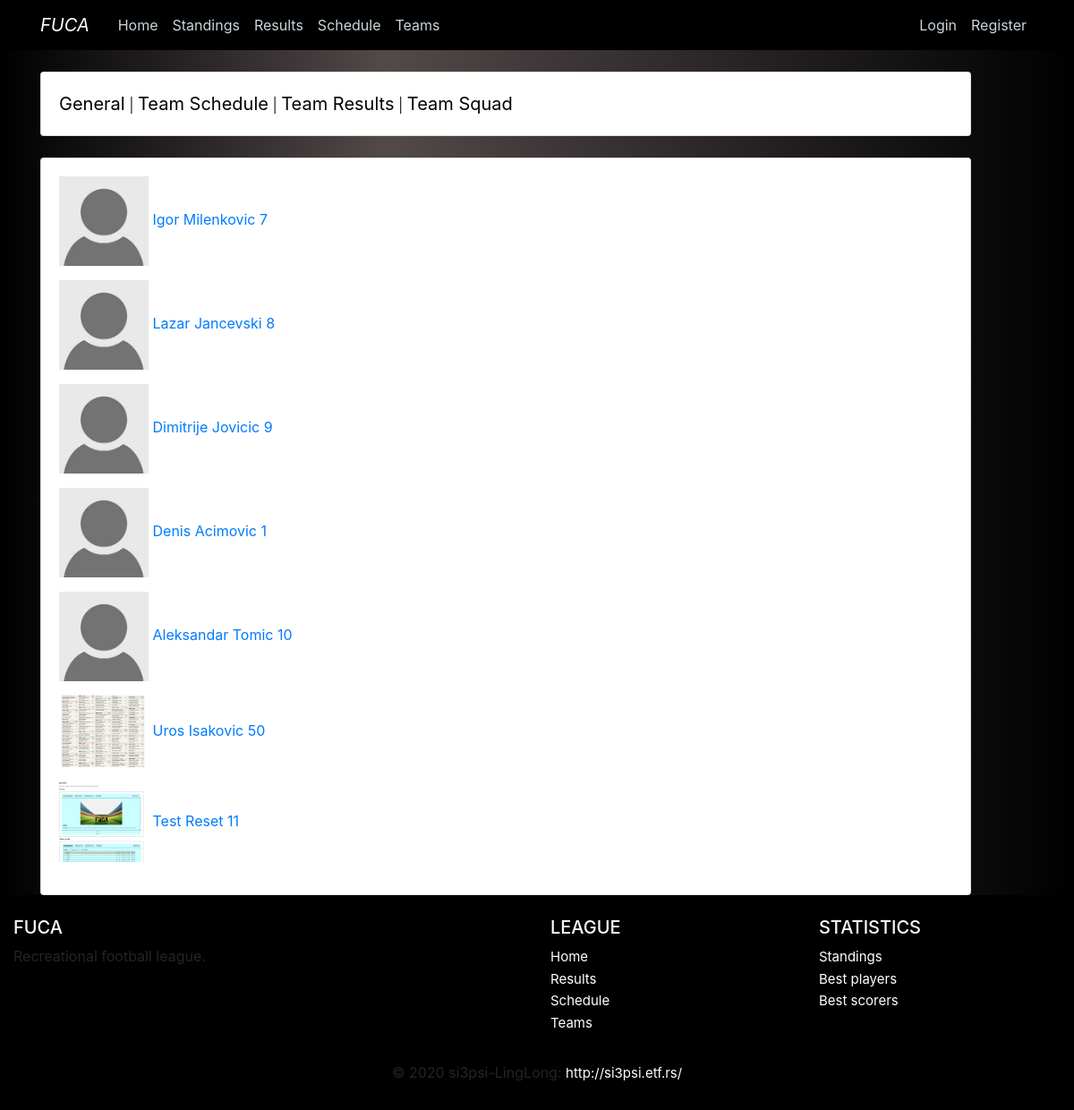
Page /teams/squad/1 on the earlier database version.
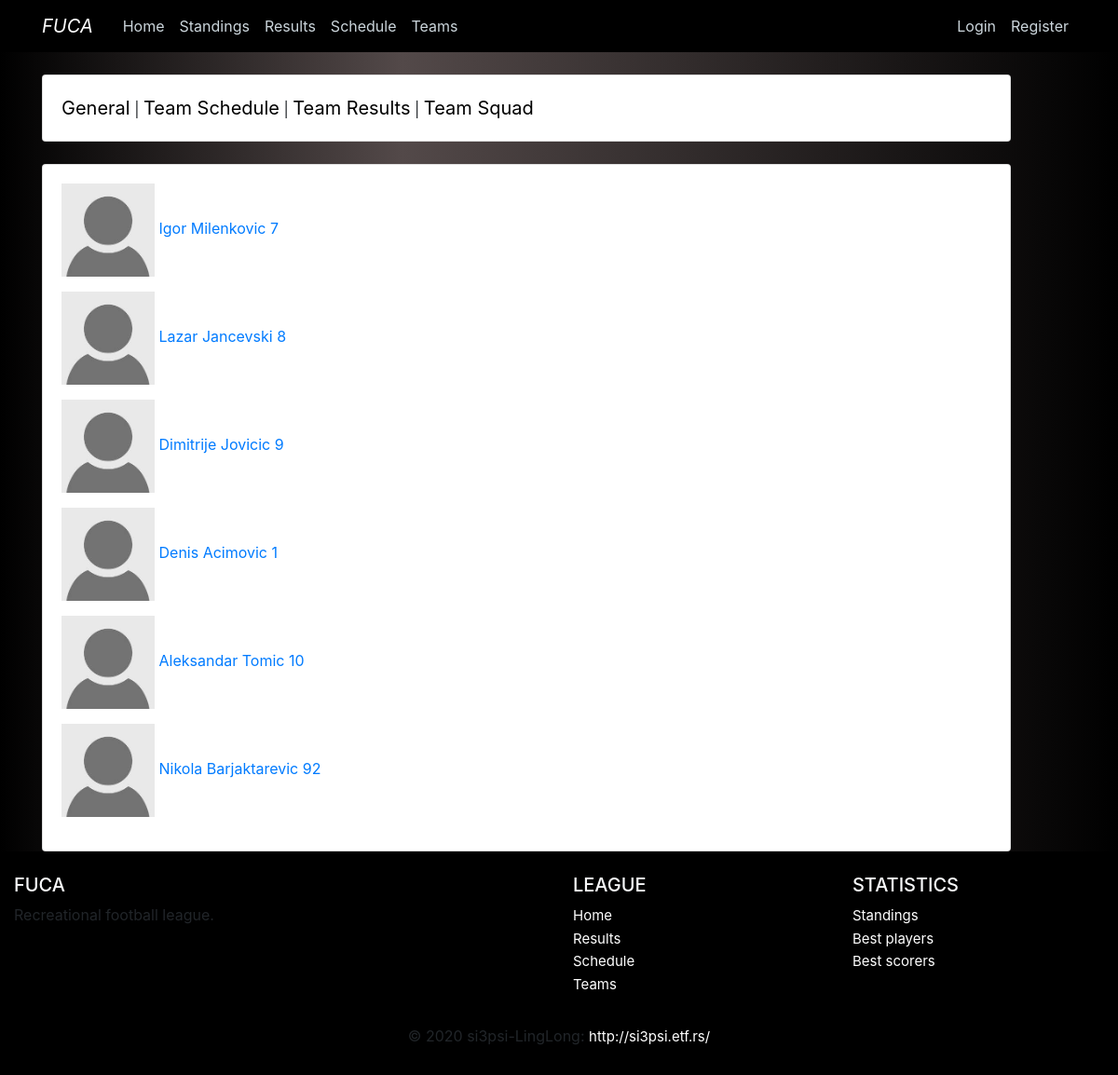
Same page on the later database version.
### fuca/models.py (models this page shows, shortened)
class Player(db.Model, UserMixin):
    __tablename__ = 'player'
    id          = db.Column(db.Integer,     primary_key=True)
    name        = db.Column(db.String(100), nullable=False)
    birthdate   = db.Column(db.DateTime,    nullable=False)
    number      = db.Column(db.Integer,     nullable=False)
    image       = db.Column(db.String(20),  nullable=False, default='default.jpg')
    email       = db.Column(db.String(120), unique=True,    nullable=False)
    password    = db.Column(db.String(200))
    registered  = db.Column(db.Boolean, default=False)
    is_admin    = db.Column(db.Boolean, default=False)
    team_id     = db.Column(db.Integer, db.ForeignKey('team.id'), nullable=False)
    statistics  = db.relationship('Statistics', backref='player', lazy=True)

### fuca/teams/routes.py (the view)
@teams.route("/squad/<int:id>")
def teamsquad(id):
    Team.query.get_or_404(id)
    players = Player.query.filter_by(team_id=id).all()
    for player in players:
        player.image = url_for('static', filename='images/players/{}'.format(player.image))
    return render_template('team/team-squad.html', players=players, id=id, title='Team Squad')

### fuca/templates/team/team-squad.html
{% extends 'team/team-layout.html' %}
{% block team_content %}
    {% for player in players %}
        <p>
            <a href="{{ url_for('main.player', id=player.id)}}">
                <img src="{{ player.image }}" width="100"> {{ player.name }} {{ player.number }}
            </a>
        </p>
    {% endfor %}
{% endblock team_content %}

Differences in the rows shown:
removed Player: image (picture), name "Test Reset", number "11"
changed Player: image: picture removed, a placeholder shows; name "Uros Isakovic" → "Nikola Barjaktarevic"; number "50" → "92"
